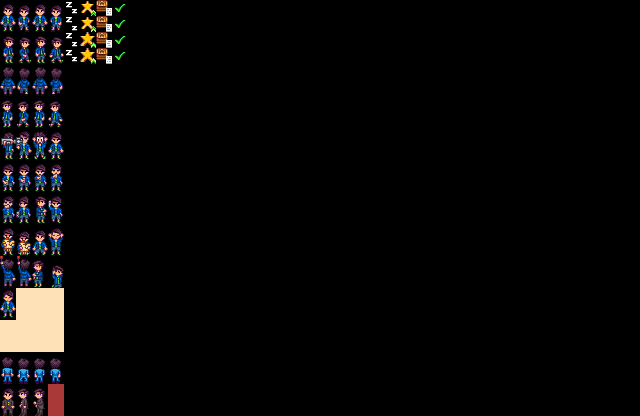

This game map was drawn from its Tiled (.tmx) file and the tilesets committed beside it. A one-line description and the full map source follow:
An orthogonal 40x26 tile map with 16x16 px tiles, 1 tile layer (Tile Layer 1), 2 tilesets.

<map version="1.10" tiledversion="1.11.2" orientation="orthogonal" renderorder="right-down" width="40" height="26" tilewidth="16" tileheight="16" infinite="0" nextlayerid="2" nextobjectid="1">
 <tileset firstgid="1" source="Shane.tsx" />
 <tileset firstgid="105" name="PlayerStatusList" tilewidth="16" tileheight="16" tilecount="16" columns="4">
  <image source="Content (unpacked)/LooseSprites/PlayerStatusList.png" width="64" height="64" />
 </tileset>
 <layer id="1" name="Tile Layer 1" width="40" height="26">
  <data encoding="csv">
1,2,3,4,105,106,107,108,0,0,0,0,0,0,0,0,0,0,0,0,0,0,0,0,0,0,0,0,0,0,0,0,0,0,0,0,0,0,0,0,
5,6,7,8,109,110,111,112,0,0,0,0,0,0,0,0,0,0,0,0,0,0,0,0,0,0,0,0,0,0,0,0,0,0,0,0,0,0,0,0,
9,10,11,12,113,114,115,116,0,0,0,0,0,0,0,0,0,0,0,0,0,0,0,0,0,0,0,0,0,0,0,0,0,0,0,0,0,0,0,0,
13,14,15,16,117,118,119,120,0,0,0,0,0,0,0,0,0,0,0,0,0,0,0,0,0,0,0,0,0,0,0,0,0,0,0,0,0,0,0,0,
17,18,19,20,0,0,0,0,0,0,0,0,0,0,0,0,0,0,0,0,0,0,0,0,0,0,0,0,0,0,0,0,0,0,0,0,0,0,0,0,
21,22,23,24,0,0,0,0,0,0,0,0,0,0,0,0,0,0,0,0,0,0,0,0,0,0,0,0,0,0,0,0,0,0,0,0,0,0,0,0,
25,26,27,28,0,0,0,0,0,0,0,0,0,0,0,0,0,0,0,0,0,0,0,0,0,0,0,0,0,0,0,0,0,0,0,0,0,0,0,0,
29,30,31,32,0,0,0,0,0,0,0,0,0,0,0,0,0,0,0,0,0,0,0,0,0,0,0,0,0,0,0,0,0,0,0,0,0,0,0,0,
33,34,35,36,0,0,0,0,0,0,0,0,0,0,0,0,0,0,0,0,0,0,0,0,0,0,0,0,0,0,0,0,0,0,0,0,0,0,0,0,
37,38,39,40,0,0,0,0,0,0,0,0,0,0,0,0,0,0,0,0,0,0,0,0,0,0,0,0,0,0,0,0,0,0,0,0,0,0,0,0,
41,42,43,44,0,0,0,0,0,0,0,0,0,0,0,0,0,0,0,0,0,0,0,0,0,0,0,0,0,0,0,0,0,0,0,0,0,0,0,0,
45,46,47,48,0,0,0,0,0,0,0,0,0,0,0,0,0,0,0,0,0,0,0,0,0,0,0,0,0,0,0,0,0,0,0,0,0,0,0,0,
49,50,51,52,0,0,0,0,0,0,0,0,0,0,0,0,0,0,0,0,0,0,0,0,0,0,0,0,0,0,0,0,0,0,0,0,0,0,0,0,
53,54,55,56,0,0,0,0,0,0,0,0,0,0,0,0,0,0,0,0,0,0,0,0,0,0,0,0,0,0,0,0,0,0,0,0,0,0,0,0,
57,58,59,60,0,0,0,0,0,0,0,0,0,0,0,0,0,0,0,0,0,0,0,0,0,0,0,0,0,0,0,0,0,0,0,0,0,0,0,0,
61,62,63,64,0,0,0,0,0,0,0,0,0,0,0,0,0,0,0,0,0,0,0,0,0,0,0,0,0,0,0,0,0,0,0,0,0,0,0,0,
65,66,67,68,0,0,0,0,0,0,0,0,0,0,0,0,0,0,0,0,0,0,0,0,0,0,0,0,0,0,0,0,0,0,0,0,0,0,0,0,
69,70,71,72,0,0,0,0,0,0,0,0,0,0,0,0,0,0,0,0,0,0,0,0,0,0,0,0,0,0,0,0,0,0,0,0,0,0,0,0,
73,74,75,76,0,0,0,0,0,0,0,0,0,0,0,0,0,0,0,0,0,0,0,0,0,0,0,0,0,0,0,0,0,0,0,0,0,0,0,0,
77,78,79,80,0,0,0,0,0,0,0,0,0,0,0,0,0,0,0,0,0,0,0,0,0,0,0,0,0,0,0,0,0,0,0,0,0,0,0,0,
81,82,83,84,0,0,0,0,0,0,0,0,0,0,0,0,0,0,0,0,0,0,0,0,0,0,0,0,0,0,0,0,0,0,0,0,0,0,0,0,
85,86,87,88,0,0,0,0,0,0,0,0,0,0,0,0,0,0,0,0,0,0,0,0,0,0,0,0,0,0,0,0,0,0,0,0,0,0,0,0,
89,90,91,92,0,0,0,0,0,0,0,0,0,0,0,0,0,0,0,0,0,0,0,0,0,0,0,0,0,0,0,0,0,0,0,0,0,0,0,0,
93,94,95,96,0,0,0,0,0,0,0,0,0,0,0,0,0,0,0,0,0,0,0,0,0,0,0,0,0,0,0,0,0,0,0,0,0,0,0,0,
97,98,99,100,0,0,0,0,0,0,0,0,0,0,0,0,0,0,0,0,0,0,0,0,0,0,0,0,0,0,0,0,0,0,0,0,0,0,0,0,
101,102,103,104,0,0,0,0,0,0,0,0,0,0,0,0,0,0,0,0,0,0,0,0,0,0,0,0,0,0,0,0,0,0,0,0,0,0,0,0
</data>
 </layer>
</map>
